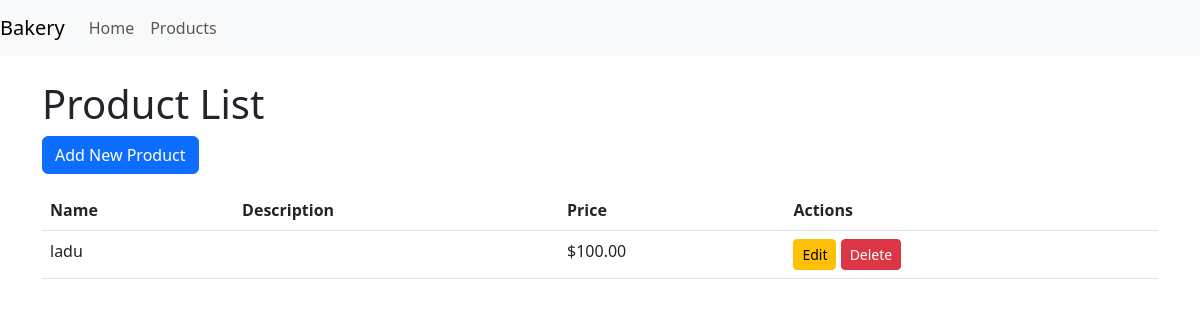
Before: /products/ with the older database file.
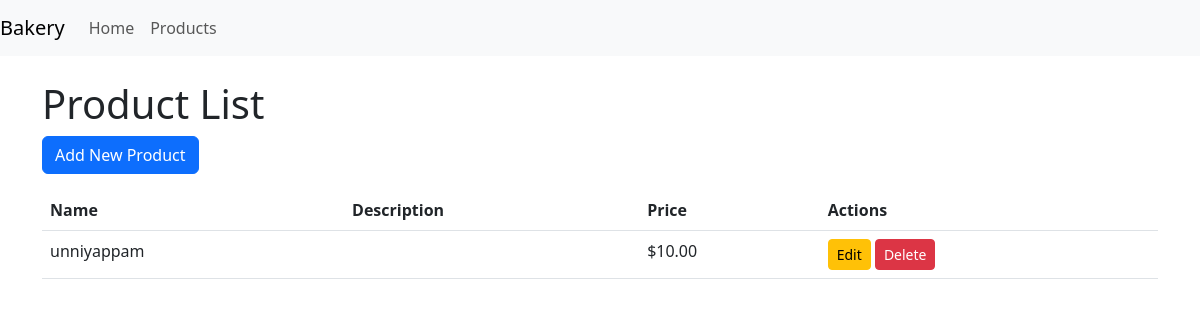
After: the same page with the newer database file.
### app1/models.py (models this page shows, shortened)
class Product(models.Model):
    id = models.AutoField(primary_key=True)
    name = models.CharField(max_length=100)
    description = models.TextField()
    price = models.DecimalField(max_digits=10, decimal_places=2)
    image = models.ImageField(upload_to='products/')

### app1/views.py (the view)
# urls.py: path('products/', views.product_list, name='product_list'),
def product_list(request):
    products = Product.objects.all()
    return render(request, 'product_list.html', {'products': products})

### app1/templates/product_list.html (shortened to what this page needs)
<!DOCTYPE html>
<html lang="en">
<head>
    <link href="https://cdn.jsdelivr.net/npm/bootstrap@5.3.0/dist/css/bootstrap.min.css" rel="stylesheet">
</head>
<body>
    <nav class="navbar navbar-expand-lg navbar-light bg-light">
        <a class="navbar-brand" href="#">Bakery</a>
        <div class="collapse navbar-collapse">
            <ul class="navbar-nav mr-auto">
                <li class="nav-item">
                    <a class="nav-link" href="{% url 'home' %}">Home</a>
                </li>
                <li class="nav-item">
                    <a class="nav-link" href="{% url 'product_list' %}">Products</a>
                </li>
            </ul>
        </div>
    </nav>
    <div class="container mt-4">
        <h1>Product List</h1>
        <a href="{% url 'product_add' %}" class="btn btn-primary mb-3">Add New Product</a>
        <table class="table">
            <thead>
                <tr>
                    <th>Name</th>
                    <th>Description</th>
                    <th>Price</th>
                    <th>Actions</th>
                </tr>
            </thead>
            <tbody>
                {% for product in products %}
                <tr>
                    <td>{{ product.name }}</td>
                    <td>{{ product.des }}</td>
                    <td>${{ product.price }}</td>
                    <td>
                        <a href="{% url 'product_edit' product.pro_id %}" class="btn btn-warning btn-sm">Edit</a>
                        <a href="{% url 'product_delete' product.pro_id %}" class="btn btn-danger btn-sm">Delete</a>
                    </td>
                </tr>
                {% endfor %}
            </tbody>
        </table>
    </div>
</body>
</html>

Changed rows visible on the page:
removed Product: name "ladu", price "100.00"
added Product: name "unniyappam", price "10.00"
